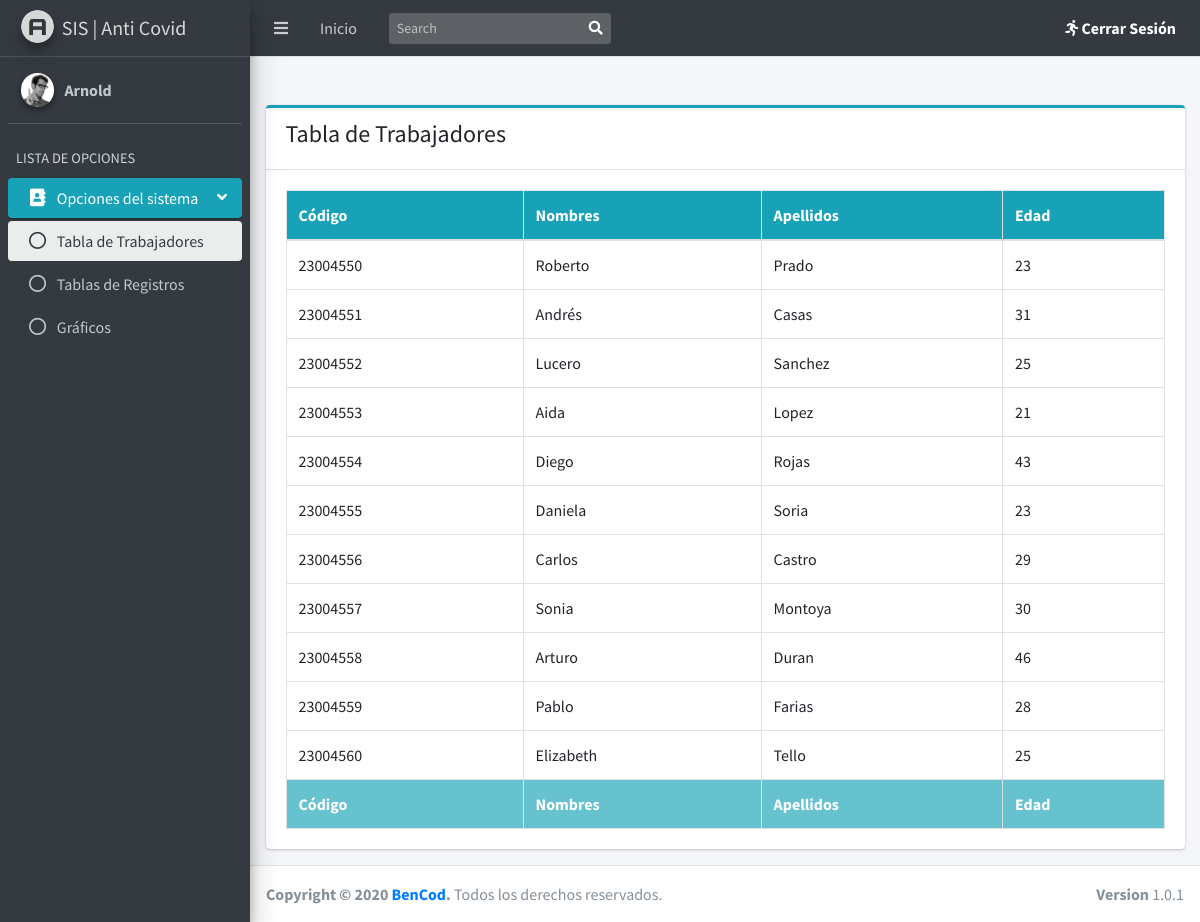
The page /vistas/principal.php (signed in) on the database its author committed.
### tables this page shows
create table trabajador(
    id_trabajador int(10) auto_increment not null,
    codigotrabajador int(20) not null,
    nombre varchar(80) not null,
    apellido varchar(80) not null,
    edad int(10) not null,
    usuario varchar(50) not null,
    contrasena varchar(30) not null,
    constraint pk_trabajador primary key(id_trabajador)
);

### vistas/principal.php (the view, shortened to what this page needs)
<?php
require '../php-files/conexion.php';
$usuario = $_SESSION['user'];
if (!isset($_SESSION['user'])) {
    header("Location: index.php");
} else {
    ?>
    <!DOCTYPE html>
    <html lang="es">
        <head>
            <link rel="stylesheet" href="../plugins/fontawesome-free/css/all.min.css">
            <link rel="stylesheet" href="https://code.ionicframework.com/ionicons/2.0.1/css/ionicons.min.css">
            <link rel="stylesheet" href="../plugins/daterangepicker/daterangepicker.css">
            <link rel="stylesheet" href="../plugins/icheck-bootstrap/icheck-bootstrap.min.css">
            <link rel="stylesheet" href="../plugins/bootstrap-colorpicker/css/bootstrap-colorpicker.min.css">
            <link rel="stylesheet" href="../plugins/tempusdominus-bootstrap-4/css/tempusdominus-bootstrap-4.min.css">
            <link rel="stylesheet" href="../plugins/select2/css/select2.min.css">
            <link rel="stylesheet" href="../plugins/select2-bootstrap4-theme/select2-bootstrap4.min.css">
            <link rel="stylesheet" href="../plugins/bootstrap4-duallistbox/bootstrap-duallistbox.min.css">
            <link rel="stylesheet" href="../dist/css/adminlte.min.css">
        </head>
        <body class="hold-transition sidebar-mini layout-fixed">
            <div class="wrapper">
                <nav class="main-header navbar navbar-expand navbar-dark">
                    <ul class="navbar-nav ">
                        <li class="nav-item">
                            <a class="nav-link" data-widget="pushmenu" href="#" role="button"><i class="fas fa-bars"></i></a>
                        </li>
                        <li class="nav-item d-none d-sm-inline-block">
                            <a href="inicio.php" class="nav-link">Inicio</a>
                        </li>
                    </ul>
                    <form class="form-inline ml-3">
                        <div class="input-group input-group-sm">
                            <input class="form-control form-control-navbar" type="search" placeholder="Search" aria-label="Search">
                            <div class="input-group-append">
                                <button class="btn btn-navbar" type="submit">
                                    <i class="fas fa-search text-white"></i>
                                </button>
                            </div>
                        </div>
                    </form>
                    <ul class="navbar-nav ml-auto">
                        <li class="nav-item dropdown">
                            <a class="nav-link text-white" data-toggle="dropdown" href="#">
                                <i class="fas fa-running"></i>
                                <b>Cerrar Sesión</b>
                            </a>
                        </li>
                    </ul>
                </nav>
                <aside class="main-sidebar sidebar-dark-info elevation-4">
                    <a href="#" class="brand-link">
                        <img src="../dist/img/AdminLTELogo.png" alt="AdminLTE Logo" class="brand-image img-circle elevation-3" style="opacity: .8">
                        <span class="brand-text font-weight-light"><b>SIS |</b> <strong>Anti Covid</strong></span>
                    </a>
                    <div class="sidebar">
                        <div class="user-panel mt-3 pb-3 mb-3 d-flex">
                            <div class="image">
                                <img src="../dist/img/user2-160x160.jpg" class="img-circle elevation-2" alt="User Image">
                            </div>
                            <div class="info">
                                <a href="#" class="d-block"><b><?php echo $usuario ?></b></a>
                            </div>
                        </div>
                        <nav class="mt-2">
                            <ul class="nav nav-pills nav-sidebar flex-column" data-widget="treeview" role="menu" data-accordion="false">
                                <li class="nav-header">LISTA DE OPCIONES</li>
                                <li class="nav-item has-treeview menu-open">
                                    <a href="#" class="nav-link active">
                                        <i class="nav-icon fas fa-address-book"></i>
                                        <p>
                                            Opciones del sistema
                                            <i class="right fas fa-angle-left"></i>
                                        </p>
                                    </a>
                                    <ul class="nav nav-treeview">
                                        <li class="nav-item">
                                            <a href="principal.php" class="nav-link active">
                                                <i class="far fa-circle nav-icon"></i>
                                                <p>Tabla de Trabajadores</p>
                                            </a>
                                        </li>
                                        <li class="nav-item">
                                            <a href="registro_covid" class="nav-link">
                                                <i class="far fa-circle nav-icon"></i>
                                                <p>Tablas de Registros</p>
                                            </a>
                                        </li>
                                        <li class="nav-item">
                                            <a href="chartjs2.php" class="nav-link">
                                                <i class="far fa-circle nav-icon"></i>
                                                <p>Gráficos</p>
                                            </a>
                                        </li>
                                    </ul>
                                </li>
                            </ul>
                        </nav>
                    </div>
                </aside>
                <div class="content-wrapper"><br>
                    <section class="content">
                        <div class="container-fluid">
                            <div class="row">
                                <div class="col-md-12">
                                    <br>
                                    <div class="card">
                                        <div class="card-header card-info card-outline">
                                            <h4>Tabla de Trabajadores</h4>
                                        </div>
                                        <div class="card-body">
                                            <table id="example1" class="table table-bordered table-hover">
                                                <thead>
                                                    <tr class="bg-info">
                                                        <th>Código</th>
                                                        <th>Nombres</th>
                                                        <th>Apellidos</th>
                                                        <th>Edad</th>
                                                    </tr>
                                                </thead>
                                                <tbody>
                                                    <?php
                                                    $consulta = "SELECT id_trabajador,codigotrabajador,nombre,apellido,edad FROM trabajador";
                                                    $peticion = mysqli_query($conexion, $consulta);
                                                    while ($ver = mysqli_fetch_row($peticion)) {
                                                        ?>
                                                        <tr>
                                                            <td><?php echo $ver[1] ?></td>
                                                            <td><?php echo $ver[2] ?></td>
                                                            <td><?php echo $ver[3] ?></td>
                                                            <td><?php echo $ver[4] ?></td>
                                                        </tr>
                                                    <?php } ?>
                                                </tbody>
                                                <tfoot>
                                                    <tr class="bg-info disabled">
                                                        <th>Código</th>
                                                        <th>Nombres</th>
                                                        <th>Apellidos</th>
                                                        <th>Edad</th>
                                                    </tr>
                                                </tfoot>
                                            </table>
                                        </div>
                                    </div>
                                </div>
                            </div>
                        </div>
                    </section>
                </div>
                <?php require './footer.php'; ?>
            </div>
        </body>
    </html>
    <?php
}

### vistas/footer.php (shortened to what this page needs)
<footer class="main-footer">
    <strong>Copyright &copy; 2020 <a href="#">BenCod</a>.</strong>
    Todos los derechos reservados.
    <div class="float-right d-none d-sm-inline-block">
        <b>Version</b> 1.0.1
    </div>
</footer>

### rows shown on the page
trabajador: codigotrabajador "23004550", nombre "Roberto", apellido "Prado", edad "23"
trabajador: codigotrabajador "23004551", nombre "Andrés", apellido "Casas", edad "31"
trabajador: codigotrabajador "23004552", nombre "Lucero", apellido "Sanchez", edad "25"
trabajador: codigotrabajador "23004553", nombre "Aida", apellido "Lopez", edad "21"
trabajador: codigotrabajador "23004554", nombre "Diego", apellido "Rojas", edad "43"
trabajador: codigotrabajador "23004555", nombre "Daniela", apellido "Soria", edad "23"
trabajador: codigotrabajador "23004556", nombre "Carlos", apellido "Castro", edad "29"
trabajador: codigotrabajador "23004557", nombre "Sonia", apellido "Montoya", edad "30"
trabajador: codigotrabajador "23004558", nombre "Arturo", apellido "Duran", edad "46"
trabajador: codigotrabajador "23004559", nombre "Pablo", apellido "Farias", edad "28"
trabajador: codigotrabajador "23004560", nombre "Elizabeth", apellido "Tello", edad "25"

### other values the page prints
$usuario "Arnold"
